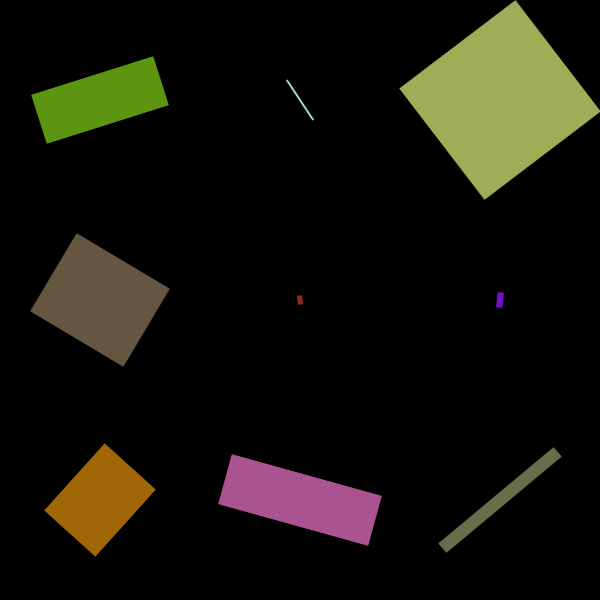
Frame 1 (no input)
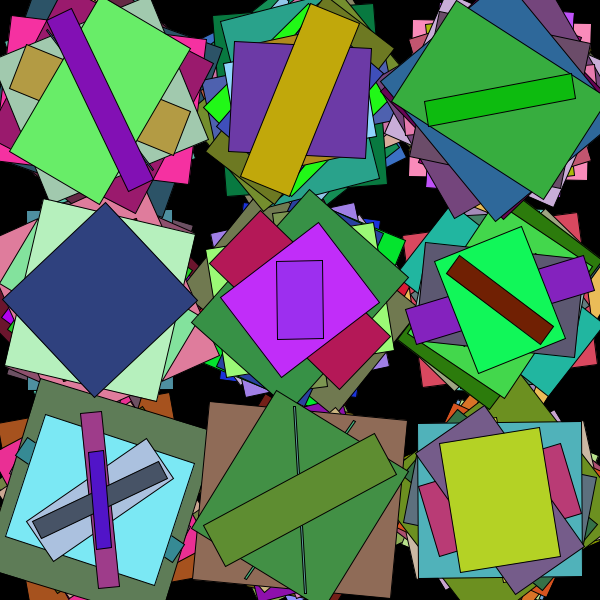
Frame 60 (the mouse pressed at the canvas centre just before this capture)
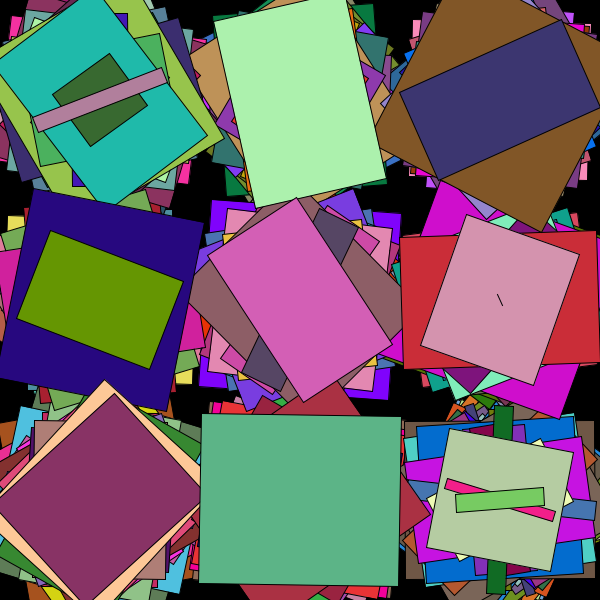
Frame 120 (the mouse held since frame 60 and released just before this capture)

The Processing sketch that drew these frames (run headless with seeded random() and noise(); from frame 60 on, the mouse is pressed at the canvas centre):

// Processing sketch: processing_21221
// ── processing_21221.pde


void setup()
{
  frameRate = 30;
  size(600,600);
  colorMode(HSB);
  background(0);
}

void draw()
{
  
  crazyShape(100,100);
  crazyShape(100,300);
  crazyShape(100,500);
  
  crazyShape(300,100);
  crazyShape(300,300);
  crazyShape(300,500);
  
  crazyShape(500,100);
  crazyShape(500,300);
  crazyShape(500,500);
}

public void crazyShape(float x, float y)
{
  float w = random(0,200);
  float h = random(0,200);
  pushMatrix();
  translate(x,y);
  rotate(random(0,TWO_PI));
  fill(random(0,255),random(50,255),random(100,255));
  rect(-w/2,-h/2,w,h);
  popMatrix();
}
